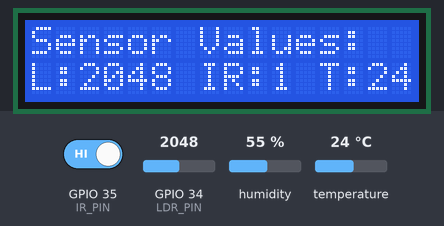
The sketch below on a simulated ESP32. Parts: 16×2 character LCD. The test bench sets the inputs (shaded band); at power-on: GPIO 34 (LDR_PIN) = 2048, temperature 24 °C, GPIO 35 (IR_PIN) HIGH, humidity 55 %. What the sketch prints to the serial monitor is not drawn.

Above: at 1.2 s.
1.3 s: GPIO 34 (LDR_PIN) set to 1029
At 3.4 s:
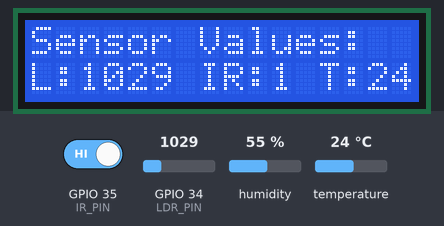
4.0 s: GPIO 34 (LDR_PIN) set to 938
At 5.2 s:
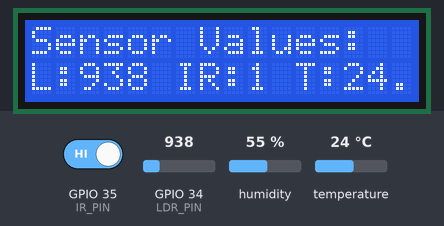
6.7 s: GPIO 34 (LDR_PIN) set to 109
At 8.9 s:
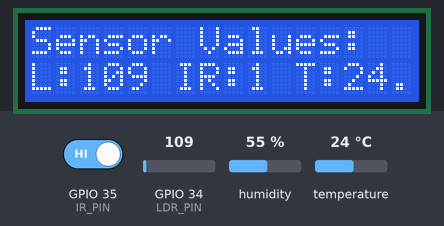
9.7 s: GPIO 34 (LDR_PIN) set to 88
At 10.7 s:
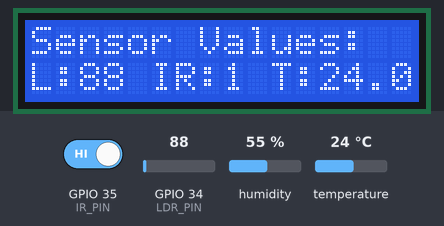
12.4 s: GPIO 34 (LDR_PIN) set to 0
At 15.4 s:
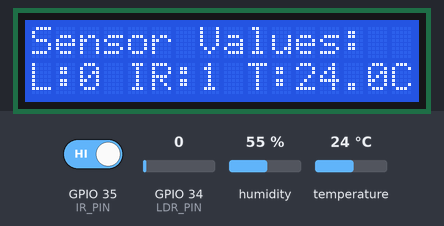
15.9 s: temperature set to 12 °C
At 17.2 s:
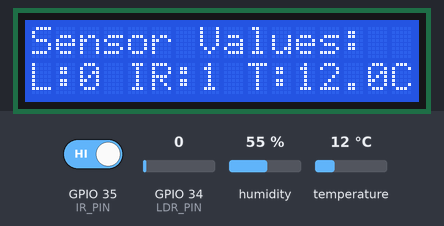
Timing chart, 0 to 18.9 s (numbered marks = the images above; inputs shaded):
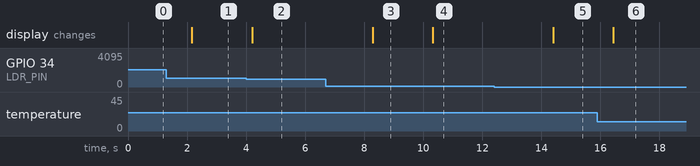

The sketch:

display.ino
```cpp
#include <Wire.h>
#include <LiquidCrystal_I2C.h>
#include <DHT.h>
#include <Adafruit_Sensor.h>

// Define sensor pins
#define LDR_PIN 34
#define IR_PIN 35
#define DHT_PIN 16
#define SDA_PIN 4
#define SCL_PIN 5

// Initialize DHT sensor
#define DHTTYPE DHT11  // or DHT22 depending on your sensor type
DHT dht(DHT_PIN, DHTTYPE);

// Initialize LCD with I2C address 0x27 (change if needed)
LiquidCrystal_I2C lcd(0x27, 16, 2);

void setup() {
  // Initialize Serial Monitor
  Serial.begin(115200);
  Wire.begin(SDA_PIN, SCL_PIN);

  // Initialize DHT sensor
  dht.begin();

  // Initialize LCD
  lcd.begin(16, 2);
  lcd.backlight();

  // Print initial message to LCD
  lcd.setCursor(0, 0);
  lcd.print("Sensor Values:");
}

void loop() {
  // Read sensor values
  int ldrValue = analogRead(LDR_PIN);
  int irValue = digitalRead(IR_PIN);
  float temp = dht.readTemperature();
  float humidity = dht.readHumidity();

  // Display values on Serial Monitor
  Serial.print("LDR: ");
  Serial.print(ldrValue);
  Serial.print(" | IR: ");
  Serial.print(irValue);
  Serial.print(" | Temp: ");
  Serial.print(temp);
  Serial.print("C | Humidity: ");
  Serial.print(humidity);
  Serial.println("%");

  // Display values on LCD
  lcd.setCursor(0, 1);
  lcd.print("L:");
  lcd.print(ldrValue);
  lcd.print(" IR:");
  lcd.print(irValue);
  lcd.print(" T:");
  lcd.print(temp, 1);
  lcd.print("C");

  delay(2000);  // Update every 2 seconds
}
```

Measured:
- the behaviour switches between 1000 and 999 on GPIO 34 (LDR_PIN) (found by bisection; images 1 and 2)
- the behaviour switches between 100 and 99 on GPIO 34 (LDR_PIN) (found by bisection; images 3 and 4)
- after the input at 1.3 s, the display: changes after 0.86 s (image 1)
- after the input at 4.0 s, the display: changes after 0.20 s (image 2)
- after the input at 6.7 s, the display: changes after 1.6 s (image 3)
- after the input at 9.7 s, the display: changes after 0.62 s (image 4)
- after the input at 12.4 s, the display: changes after 2.0 s (image 5)
- after the input at 15.9 s, the display: changes after 0.54 s (image 6)
